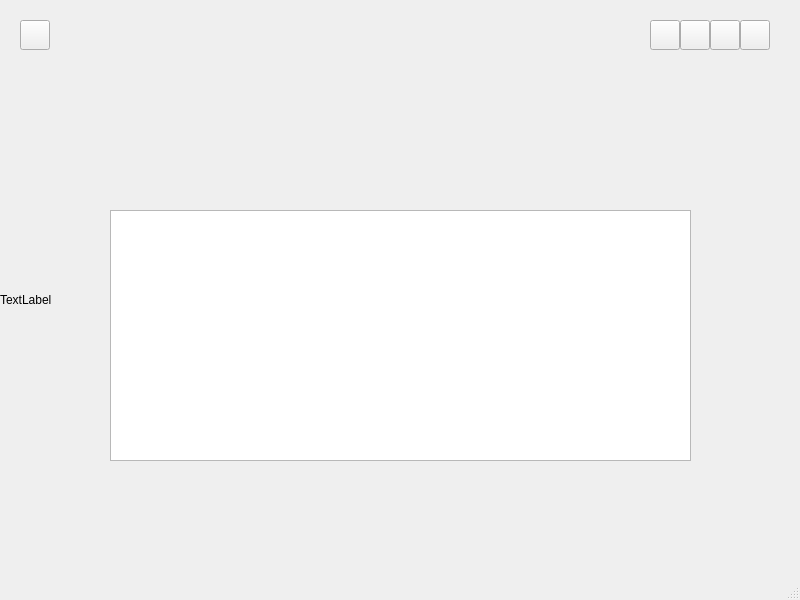
<?xml version="1.0" encoding="UTF-8"?>
<ui version="4.0">
 <class>MainWindow</class>
 <widget class="QMainWindow" name="MainWindow">
  <property name="geometry">
   <rect>
    <x>0</x>
    <y>0</y>
    <width>800</width>
    <height>600</height>
   </rect>
  </property>
  <property name="windowTitle">
   <string>MainWindow</string>
  </property>
  <widget class="QWidget" name="centralwidget">
   <widget class="QPushButton" name="course">
    <property name="geometry">
     <rect>
      <x>650</x>
      <y>20</y>
      <width>30</width>
      <height>30</height>
     </rect>
    </property>
    <property name="text">
     <string/>
    </property>
   </widget>
   <widget class="QStackedWidget" name="stackedWidget">
    <property name="geometry">
     <rect>
      <x>-20</x>
      <y>50</y>
      <width>801</width>
      <height>531</height>
     </rect>
    </property>
    <property name="font">
     <font>
      <family>Times New Roman</family>
      <weight>75</weight>
      <bold>true</bold>
     </font>
    </property>
    <property name="frameShape">
     <enum>QFrame::NoFrame</enum>
    </property>
    <property name="currentIndex">
     <number>5</number>
    </property>
    <widget class="QWidget" name="page_1">
     <widget class="QPushButton" name="pushButton">
      <property name="geometry">
       <rect>
        <x>170</x>
        <y>215</y>
        <width>160</width>
        <height>160</height>
       </rect>
      </property>
      <property name="text">
       <string/>
      </property>
     </widget>
     <widget class="QPushButton" name="pushButton_2">
      <property name="geometry">
       <rect>
        <x>470</x>
        <y>215</y>
        <width>160</width>
        <height>160</height>
       </rect>
      </property>
      <property name="text">
       <string/>
      </property>
     </widget>
    </widget>
    <widget class="QWidget" name="page_2">
     <widget class="QPushButton" name="Add_Pushbutton">
      <property name="geometry">
       <rect>
        <x>670</x>
        <y>430</y>
        <width>21</width>
        <height>21</height>
       </rect>
      </property>
      <property name="font">
       <font>
        <family>Times New Roman</family>
        <weight>75</weight>
        <bold>true</bold>
       </font>
      </property>
      <property name="styleSheet">
       <string notr="true">background-color: rgb(211,211,211)</string>
      </property>
      <property name="text">
       <string>+</string>
      </property>
     </widget>
     <widget class="QLineEdit" name="code_search">
      <property name="geometry">
       <rect>
        <x>330</x>
        <y>200</y>
        <width>121</width>
        <height>21</height>
       </rect>
      </property>
      <property name="styleSheet">
       <string notr="true">background-color: rgb(244,248,239)</string>
      </property>
      <property name="alignment">
       <set>Qt::AlignCenter</set>
      </property>
     </widget>
     <widget class="QLineEdit" name="course_search">
      <property name="geometry">
       <rect>
        <x>140</x>
        <y>200</y>
        <width>191</width>
        <height>21</height>
       </rect>
      </property>
      <property name="styleSheet">
       <string notr="true">background-color: rgb(244,248,239)</string>
      </property>
      <property name="alignment">
       <set>Qt::AlignCenter</set>
      </property>
     </widget>
     <widget class="QLineEdit" name="credit_search">
      <property name="geometry">
       <rect>
        <x>450</x>
        <y>200</y>
        <width>151</width>
        <height>21</height>
       </rect>
      </property>
      <property name="styleSheet">
       <string notr="true">background-color: rgb(244,248,239)</string>
      </property>
      <property name="alignment">
       <set>Qt::AlignCenter</set>
      </property>
     </widget>
     <widget class="QLineEdit" name="major_search">
      <property name="geometry">
       <rect>
        <x>40</x>
        <y>200</y>
        <width>101</width>
        <height>21</height>
       </rect>
      </property>
      <property name="styleSheet">
       <string notr="true">background-color: rgb(244,248,239)</string>
      </property>
      <property name="alignment">
       <set>Qt::AlignCenter</set>
      </property>
     </widget>
     <widget class="QLineEdit" name="prof_search">
      <property name="geometry">
       <rect>
        <x>600</x>
        <y>200</y>
        <width>161</width>
        <height>21</height>
       </rect>
      </property>
      <property name="styleSheet">
       <string notr="true">background-color: rgb(244,248,239)</string>
      </property>
      <property name="alignment">
       <set>Qt::AlignCenter</set>
      </property>
     </widget>
     <widget class="QLineEdit" name="search">
      <property name="geometry">
       <rect>
        <x>280</x>
        <y>79</y>
        <width>211</width>
        <height>31</height>
       </rect>
      </property>
      <property name="alignment">
       <set>Qt::AlignCenter</set>
      </property>
     </widget>
     <widget class="QTableView" name="tableView">
      <property name="geometry">
       <rect>
        <x>120</x>
        <y>280</y>
        <width>541</width>
        <height>171</height>
       </rect>
      </property>
      <property name="styleSheet">
       <string notr="true">background-color: rgb(244,248,239)</string>
      </property>
     </widget>
     <widget class="QLabel" name="label">
      <property name="geometry">
       <rect>
        <x>0</x>
        <y>460</y>
        <width>121</width>
        <height>41</height>
       </rect>
      </property>
      <property name="text">
       <string>TextLabel</string>
      </property>
     </widget>
     <widget class="QPushButton" name="search_pushbutton">
      <property name="geometry">
       <rect>
        <x>490</x>
        <y>79</y>
        <width>80</width>
        <height>31</height>
       </rect>
      </property>
      <property name="styleSheet">
       <string notr="true">background-color: rgb(211,211,211)</string>
      </property>
      <property name="text">
       <string>CLICK</string>
      </property>
     </widget>
     <widget class="QLabel" name="c2_label_7">
      <property name="geometry">
       <rect>
        <x>39</x>
        <y>180</y>
        <width>431</width>
        <height>21</height>
       </rect>
      </property>
      <property name="font">
       <font>
        <family>Times New Roman</family>
        <pointsize>10</pointsize>
        <weight>75</weight>
        <bold>true</bold>
       </font>
      </property>
      <property name="styleSheet">
       <string notr="true">background-color: rgb(207,225,185)</string>
      </property>
      <property name="text">
       <string>           Major         |                    Course name                 |               Code            |</string>
      </property>
     </widget>
     <widget class="QLabel" name="c2_label_8">
      <property name="geometry">
       <rect>
        <x>470</x>
        <y>180</y>
        <width>291</width>
        <height>21</height>
       </rect>
      </property>
      <property name="font">
       <font>
        <family>Times New Roman</family>
        <pointsize>10</pointsize>
        <weight>75</weight>
        <bold>true</bold>
       </font>
      </property>
      <property name="styleSheet">
       <string notr="true">background-color: rgb(207,225,185)</string>
      </property>
      <property name="text">
       <string>                 Credit                |                  Professor                 </string>
      </property>
      <property name="alignment">
       <set>Qt::AlignCenter</set>
      </property>
     </widget>
     <widget class="QLabel" name="c2_label_9">
      <property name="geometry">
       <rect>
        <x>280</x>
        <y>50</y>
        <width>290</width>
        <height>31</height>
       </rect>
      </property>
      <property name="font">
       <font>
        <family>Times New Roman</family>
        <pointsize>10</pointsize>
        <weight>75</weight>
        <bold>true</bold>
       </font>
      </property>
      <property name="styleSheet">
       <string notr="true">background-color: rgb(207,225,185)</string>
      </property>
      <property name="text">
       <string>Find the course with 'Code' or 'Course_name'.</string>
      </property>
      <property name="alignment">
       <set>Qt::AlignCenter</set>
      </property>
     </widget>
     <widget class="QLabel" name="c2_label_13">
      <property name="geometry">
       <rect>
        <x>40</x>
        <y>160</y>
        <width>721</width>
        <height>21</height>
       </rect>
      </property>
      <property name="font">
       <font>
        <family>Times New Roman</family>
        <pointsize>11</pointsize>
        <weight>75</weight>
        <bold>true</bold>
       </font>
      </property>
      <property name="styleSheet">
       <string notr="true">background-color: rgb(207,225,185)</string>
      </property>
      <property name="text">
       <string>Result</string>
      </property>
      <property name="alignment">
       <set>Qt::AlignCenter</set>
      </property>
     </widget>
     <widget class="QPushButton" name="detail_Pushbutton">
      <property name="geometry">
       <rect>
        <x>670</x>
        <y>400</y>
        <width>21</width>
        <height>21</height>
       </rect>
      </property>
      <property name="font">
       <font>
        <family>Times New Roman</family>
        <weight>75</weight>
        <bold>true</bold>
       </font>
      </property>
      <property name="styleSheet">
       <string notr="true">background-color: rgb(211,211,211)</string>
      </property>
      <property name="text">
       <string/>
      </property>
     </widget>
     <zorder>Add_Pushbutton</zorder>
     <zorder>code_search</zorder>
     <zorder>course_search</zorder>
     <zorder>credit_search</zorder>
     <zorder>major_search</zorder>
     <zorder>prof_search</zorder>
     <zorder>tableView</zorder>
     <zorder>label</zorder>
     <zorder>c2_label_7</zorder>
     <zorder>c2_label_8</zorder>
     <zorder>c2_label_9</zorder>
     <zorder>search_pushbutton</zorder>
     <zorder>search</zorder>
     <zorder>c2_label_13</zorder>
     <zorder>detail_Pushbutton</zorder>
    </widget>
    <widget class="QWidget" name="page_3">
     <widget class="QPushButton" name="Save_button">
      <property name="geometry">
       <rect>
        <x>220</x>
        <y>457</y>
        <width>331</width>
        <height>41</height>
       </rect>
      </property>
      <property name="font">
       <font>
        <family>Times New Roman</family>
        <pointsize>12</pointsize>
        <weight>75</weight>
        <bold>true</bold>
       </font>
      </property>
      <property name="styleSheet">
       <string notr="true">background-color: rgb(211,211,211)</string>
      </property>
      <property name="text">
       <string>SAVE</string>
      </property>
     </widget>
     <widget class="QLineEdit" name="lineEdit_4">
      <property name="geometry">
       <rect>
        <x>250</x>
        <y>200</y>
        <width>141</width>
        <height>25</height>
       </rect>
      </property>
      <property name="alignment">
       <set>Qt::AlignCenter</set>
      </property>
     </widget>
     <widget class="QLineEdit" name="lineEdit_5">
      <property name="geometry">
       <rect>
        <x>390</x>
        <y>200</y>
        <width>151</width>
        <height>25</height>
       </rect>
      </property>
      <property name="alignment">
       <set>Qt::AlignCenter</set>
      </property>
     </widget>
     <widget class="QLabel" name="c2_label_38">
      <property name="geometry">
       <rect>
        <x>80</x>
        <y>267</y>
        <width>311</width>
        <height>20</height>
       </rect>
      </property>
      <property name="font">
       <font>
        <family>Times New Roman</family>
        <pointsize>10</pointsize>
        <weight>75</weight>
        <bold>true</bold>
       </font>
      </property>
      <property name="styleSheet">
       <string notr="true">background-color: rgb(207,225,185)</string>
      </property>
      <property name="text">
       <string>                              Course Objective                                   |</string>
      </property>
      <property name="alignment">
       <set>Qt::AlignCenter</set>
      </property>
     </widget>
     <widget class="QLineEdit" name="lineEdit_3">
      <property name="geometry">
       <rect>
        <x>541</x>
        <y>146</y>
        <width>141</width>
        <height>25</height>
       </rect>
      </property>
      <property name="alignment">
       <set>Qt::AlignCenter</set>
      </property>
     </widget>
     <widget class="QLineEdit" name="lineEdit_7">
      <property name="geometry">
       <rect>
        <x>390</x>
        <y>287</y>
        <width>321</width>
        <height>30</height>
       </rect>
      </property>
     </widget>
     <widget class="QLabel" name="c2_label_39">
      <property name="geometry">
       <rect>
        <x>80</x>
        <y>248</y>
        <width>631</width>
        <height>19</height>
       </rect>
      </property>
      <property name="font">
       <font>
        <family>Times New Roman</family>
        <pointsize>10</pointsize>
        <weight>75</weight>
        <bold>true</bold>
       </font>
      </property>
      <property name="layoutDirection">
       <enum>Qt::LeftToRight</enum>
      </property>
      <property name="styleSheet">
       <string notr="true">background-color: rgb(207,225,185);
border-radius: 25px;
</string>
      </property>
      <property name="frameShape">
       <enum>QFrame::Box</enum>
      </property>
      <property name="lineWidth">
       <number>6</number>
      </property>
      <property name="text">
       <string>Course Details</string>
      </property>
      <property name="alignment">
       <set>Qt::AlignCenter</set>
      </property>
     </widget>
     <widget class="QLineEdit" name="lineEdit_6">
      <property name="geometry">
       <rect>
        <x>79</x>
        <y>287</y>
        <width>311</width>
        <height>30</height>
       </rect>
      </property>
     </widget>
     <widget class="QLabel" name="c2_label_40">
      <property name="geometry">
       <rect>
        <x>250</x>
        <y>126</y>
        <width>431</width>
        <height>20</height>
       </rect>
      </property>
      <property name="font">
       <font>
        <family>Times New Roman</family>
        <pointsize>10</pointsize>
        <weight>75</weight>
        <bold>true</bold>
       </font>
      </property>
      <property name="styleSheet">
       <string notr="true">background-color: rgb(207,225,185)</string>
      </property>
      <property name="text">
       <string>           Course name         |                    Code                 |                   Major          </string>
      </property>
     </widget>
     <widget class="QLabel" name="course3_title_7">
      <property name="geometry">
       <rect>
        <x>155</x>
        <y>87</y>
        <width>471</width>
        <height>31</height>
       </rect>
      </property>
      <property name="font">
       <font>
        <family>Times New Roman</family>
        <pointsize>11</pointsize>
        <weight>75</weight>
        <bold>true</bold>
       </font>
      </property>
      <property name="styleSheet">
       <string notr="true">background-color: rgb(211,211,211)</string>
      </property>
      <property name="text">
       <string>Add New Course</string>
      </property>
      <property name="alignment">
       <set>Qt::AlignCenter</set>
      </property>
     </widget>
     <widget class="QLabel" name="c2_label_41">
      <property name="geometry">
       <rect>
        <x>251</x>
        <y>181</y>
        <width>291</width>
        <height>19</height>
       </rect>
      </property>
      <property name="font">
       <font>
        <family>Times New Roman</family>
        <pointsize>10</pointsize>
        <weight>75</weight>
        <bold>true</bold>
       </font>
      </property>
      <property name="styleSheet">
       <string notr="true">background-color: rgb(207,225,185)</string>
      </property>
      <property name="text">
       <string>           Prof.                       |                  Credit                 </string>
      </property>
      <property name="alignment">
       <set>Qt::AlignCenter</set>
      </property>
     </widget>
     <widget class="QLabel" name="book">
      <property name="geometry">
       <rect>
        <x>89</x>
        <y>120</y>
        <width>120</width>
        <height>120</height>
       </rect>
      </property>
      <property name="text">
       <string/>
      </property>
     </widget>
     <widget class="QLabel" name="c2_label_42">
      <property name="geometry">
       <rect>
        <x>390</x>
        <y>267</y>
        <width>321</width>
        <height>20</height>
       </rect>
      </property>
      <property name="font">
       <font>
        <family>Times New Roman</family>
        <pointsize>10</pointsize>
        <weight>75</weight>
        <bold>true</bold>
       </font>
      </property>
      <property name="styleSheet">
       <string notr="true">background-color: rgb(207,225,185)</string>
      </property>
      <property name="text">
       <string>Course Management</string>
      </property>
      <property name="alignment">
       <set>Qt::AlignCenter</set>
      </property>
     </widget>
     <widget class="QLineEdit" name="lineEdit">
      <property name="geometry">
       <rect>
        <x>250</x>
        <y>146</y>
        <width>141</width>
        <height>25</height>
       </rect>
      </property>
      <property name="alignment">
       <set>Qt::AlignCenter</set>
      </property>
     </widget>
     <widget class="QLineEdit" name="lineEdit_2">
      <property name="geometry">
       <rect>
        <x>391</x>
        <y>146</y>
        <width>151</width>
        <height>25</height>
       </rect>
      </property>
      <property name="alignment">
       <set>Qt::AlignCenter</set>
      </property>
     </widget>
    </widget>
    <widget class="QWidget" name="page_4">
     <widget class="QLabel" name="c2_label_10">
      <property name="geometry">
       <rect>
        <x>117</x>
        <y>180</y>
        <width>381</width>
        <height>21</height>
       </rect>
      </property>
      <property name="font">
       <font>
        <family>Times New Roman</family>
        <pointsize>10</pointsize>
        <weight>75</weight>
        <bold>true</bold>
       </font>
      </property>
      <property name="styleSheet">
       <string notr="true">background-color: rgb(207,225,185)</string>
      </property>
      <property name="text">
       <string>           Major         |             Student Name           |         Studnet  ID           </string>
      </property>
     </widget>
     <widget class="QPushButton" name="Add_Pushbutton_2">
      <property name="geometry">
       <rect>
        <x>720</x>
        <y>430</y>
        <width>21</width>
        <height>21</height>
       </rect>
      </property>
      <property name="font">
       <font>
        <family>Times New Roman</family>
        <weight>75</weight>
        <bold>true</bold>
       </font>
      </property>
      <property name="styleSheet">
       <string notr="true">background-color: rgb(211,211,211)</string>
      </property>
      <property name="text">
       <string>+</string>
      </property>
     </widget>
     <widget class="QLineEdit" name="student_id">
      <property name="geometry">
       <rect>
        <x>377</x>
        <y>200</y>
        <width>121</width>
        <height>21</height>
       </rect>
      </property>
      <property name="styleSheet">
       <string notr="true">background-color: rgb(244,248,239)</string>
      </property>
      <property name="alignment">
       <set>Qt::AlignCenter</set>
      </property>
     </widget>
     <widget class="QLineEdit" name="search_2">
      <property name="geometry">
       <rect>
        <x>280</x>
        <y>80</y>
        <width>211</width>
        <height>31</height>
       </rect>
      </property>
      <property name="alignment">
       <set>Qt::AlignCenter</set>
      </property>
     </widget>
     <widget class="QPushButton" name="search_pushbutton_2">
      <property name="geometry">
       <rect>
        <x>490</x>
        <y>80</y>
        <width>80</width>
        <height>31</height>
       </rect>
      </property>
      <property name="styleSheet">
       <string notr="true">background-color: rgb(211,211,211)</string>
      </property>
      <property name="text">
       <string>CLICK</string>
      </property>
     </widget>
     <widget class="QLabel" name="label_9">
      <property name="geometry">
       <rect>
        <x>10</x>
        <y>460</y>
        <width>121</width>
        <height>41</height>
       </rect>
      </property>
      <property name="text">
       <string>TextLabel</string>
      </property>
     </widget>
     <widget class="QLineEdit" name="student_major">
      <property name="geometry">
       <rect>
        <x>118</x>
        <y>200</y>
        <width>101</width>
        <height>21</height>
       </rect>
      </property>
      <property name="styleSheet">
       <string notr="true">background-color: rgb(244,248,239)</string>
      </property>
      <property name="alignment">
       <set>Qt::AlignCenter</set>
      </property>
     </widget>
     <widget class="QLabel" name="c2_label_12">
      <property name="geometry">
       <rect>
        <x>280</x>
        <y>51</y>
        <width>290</width>
        <height>31</height>
       </rect>
      </property>
      <property name="font">
       <font>
        <family>Times New Roman</family>
        <pointsize>10</pointsize>
        <weight>75</weight>
        <bold>true</bold>
       </font>
      </property>
      <property name="styleSheet">
       <string notr="true">background-color: rgb(207,225,185)</string>
      </property>
      <property name="text">
       <string>Find the STUDENTS with 'Name' or 'Student ID'.</string>
      </property>
      <property name="alignment">
       <set>Qt::AlignCenter</set>
      </property>
     </widget>
     <widget class="QLineEdit" name="student_name">
      <property name="geometry">
       <rect>
        <x>218</x>
        <y>200</y>
        <width>161</width>
        <height>21</height>
       </rect>
      </property>
      <property name="styleSheet">
       <string notr="true">background-color: rgb(244,248,239)</string>
      </property>
      <property name="alignment">
       <set>Qt::AlignCenter</set>
      </property>
     </widget>
     <widget class="QTableView" name="tableView_2">
      <property name="geometry">
       <rect>
        <x>90</x>
        <y>281</y>
        <width>621</width>
        <height>171</height>
       </rect>
      </property>
      <property name="styleSheet">
       <string notr="true">background-color: rgb(244,248,239)</string>
      </property>
     </widget>
     <widget class="QLabel" name="c2_label_14">
      <property name="geometry">
       <rect>
        <x>118</x>
        <y>160</y>
        <width>571</width>
        <height>21</height>
       </rect>
      </property>
      <property name="font">
       <font>
        <family>Times New Roman</family>
        <pointsize>11</pointsize>
        <weight>75</weight>
        <bold>true</bold>
       </font>
      </property>
      <property name="styleSheet">
       <string notr="true">background-color: rgb(207,225,185)</string>
      </property>
      <property name="text">
       <string>Result</string>
      </property>
      <property name="alignment">
       <set>Qt::AlignCenter</set>
      </property>
     </widget>
     <widget class="QLineEdit" name="student_age">
      <property name="geometry">
       <rect>
        <x>497</x>
        <y>200</y>
        <width>61</width>
        <height>21</height>
       </rect>
      </property>
      <property name="styleSheet">
       <string notr="true">background-color: rgb(244,248,239)</string>
      </property>
      <property name="alignment">
       <set>Qt::AlignCenter</set>
      </property>
     </widget>
     <widget class="QLineEdit" name="student_id_2">
      <property name="geometry">
       <rect>
        <x>801</x>
        <y>200</y>
        <width>121</width>
        <height>21</height>
       </rect>
      </property>
      <property name="styleSheet">
       <string notr="true">background-color: rgb(244,248,239)</string>
      </property>
      <property name="alignment">
       <set>Qt::AlignCenter</set>
      </property>
     </widget>
     <widget class="QLineEdit" name="student_gender">
      <property name="geometry">
       <rect>
        <x>557</x>
        <y>200</y>
        <width>71</width>
        <height>21</height>
       </rect>
      </property>
      <property name="styleSheet">
       <string notr="true">background-color: rgb(244,248,239)</string>
      </property>
      <property name="alignment">
       <set>Qt::AlignCenter</set>
      </property>
     </widget>
     <widget class="QLabel" name="c2_label_11">
      <property name="geometry">
       <rect>
        <x>497</x>
        <y>180</y>
        <width>191</width>
        <height>21</height>
       </rect>
      </property>
      <property name="font">
       <font>
        <family>Times New Roman</family>
        <pointsize>10</pointsize>
        <weight>75</weight>
        <bold>true</bold>
       </font>
      </property>
      <property name="styleSheet">
       <string notr="true">background-color: rgb(207,225,185)</string>
      </property>
      <property name="text">
       <string>|      Age     |     Gender   |     GPA        </string>
      </property>
     </widget>
     <widget class="QLineEdit" name="student_gpa">
      <property name="geometry">
       <rect>
        <x>627</x>
        <y>200</y>
        <width>61</width>
        <height>21</height>
       </rect>
      </property>
      <property name="styleSheet">
       <string notr="true">background-color: rgb(244,248,239)</string>
      </property>
      <property name="alignment">
       <set>Qt::AlignCenter</set>
      </property>
     </widget>
     <widget class="QPushButton" name="detail_Pushbutton_2">
      <property name="geometry">
       <rect>
        <x>720</x>
        <y>400</y>
        <width>21</width>
        <height>21</height>
       </rect>
      </property>
      <property name="font">
       <font>
        <family>Times New Roman</family>
        <weight>75</weight>
        <bold>true</bold>
       </font>
      </property>
      <property name="styleSheet">
       <string notr="true">background-color: rgb(211,211,211)</string>
      </property>
      <property name="text">
       <string/>
      </property>
     </widget>
    </widget>
    <widget class="QWidget" name="page_5">
     <widget class="QLabel" name="course3_title_8">
      <property name="geometry">
       <rect>
        <x>183</x>
        <y>78</y>
        <width>471</width>
        <height>31</height>
       </rect>
      </property>
      <property name="font">
       <font>
        <family>Times New Roman</family>
        <pointsize>11</pointsize>
        <weight>75</weight>
        <bold>true</bold>
       </font>
      </property>
      <property name="styleSheet">
       <string notr="true">background-color: rgb(211,211,211)</string>
      </property>
      <property name="text">
       <string>Add New Student</string>
      </property>
      <property name="alignment">
       <set>Qt::AlignCenter</set>
      </property>
     </widget>
     <widget class="QLabel" name="label_22">
      <property name="geometry">
       <rect>
        <x>420</x>
        <y>310</y>
        <width>150</width>
        <height>20</height>
       </rect>
      </property>
      <property name="font">
       <font>
        <family>Times New Roman</family>
        <pointsize>11</pointsize>
        <weight>75</weight>
        <bold>true</bold>
       </font>
      </property>
      <property name="styleSheet">
       <string notr="true">background-color: rgb(207,225,185);</string>
      </property>
      <property name="text">
       <string>         Year/Semester         |</string>
      </property>
     </widget>
     <widget class="QLabel" name="c2_label_6">
      <property name="geometry">
       <rect>
        <x>280</x>
        <y>175</y>
        <width>431</width>
        <height>20</height>
       </rect>
      </property>
      <property name="font">
       <font>
        <family>Times New Roman</family>
        <pointsize>10</pointsize>
        <weight>75</weight>
        <bold>true</bold>
       </font>
      </property>
      <property name="styleSheet">
       <string notr="true">background-color: rgb(207,225,185)</string>
      </property>
      <property name="text">
       <string>                  Age                  |                 Gender               |                   GPA          </string>
      </property>
     </widget>
     <widget class="QLabel" name="label_23">
      <property name="geometry">
       <rect>
        <x>160</x>
        <y>291</y>
        <width>520</width>
        <height>19</height>
       </rect>
      </property>
      <property name="font">
       <font>
        <family>Times New Roman</family>
        <pointsize>11</pointsize>
        <weight>75</weight>
        <bold>true</bold>
       </font>
      </property>
      <property name="styleSheet">
       <string notr="true">background-color: rgb(207,225,185);</string>
      </property>
      <property name="lineWidth">
       <number>7</number>
      </property>
      <property name="text">
       <string>Completed Courses</string>
      </property>
      <property name="alignment">
       <set>Qt::AlignCenter</set>
      </property>
     </widget>
     <widget class="QLabel" name="label_24">
      <property name="geometry">
       <rect>
        <x>290</x>
        <y>310</y>
        <width>130</width>
        <height>20</height>
       </rect>
      </property>
      <property name="font">
       <font>
        <family>Times New Roman</family>
        <pointsize>11</pointsize>
        <weight>75</weight>
        <bold>true</bold>
       </font>
      </property>
      <property name="styleSheet">
       <string notr="true">background-color: rgb(207,225,185);</string>
      </property>
      <property name="text">
       <string>             Course               |</string>
      </property>
     </widget>
     <widget class="QLineEdit" name="stu_name">
      <property name="geometry">
       <rect>
        <x>419</x>
        <y>137</y>
        <width>151</width>
        <height>25</height>
       </rect>
      </property>
      <property name="alignment">
       <set>Qt::AlignCenter</set>
      </property>
     </widget>
     <widget class="QLineEdit" name="stu_year">
      <property name="geometry">
       <rect>
        <x>420</x>
        <y>331</y>
        <width>150</width>
        <height>31</height>
       </rect>
      </property>
      <property name="font">
       <font>
        <family>Times New Roman</family>
        <pointsize>11</pointsize>
        <weight>75</weight>
        <bold>true</bold>
       </font>
      </property>
     </widget>
     <widget class="QLineEdit" name="stu_major">
      <property name="geometry">
       <rect>
        <x>278</x>
        <y>137</y>
        <width>141</width>
        <height>25</height>
       </rect>
      </property>
      <property name="alignment">
       <set>Qt::AlignCenter</set>
      </property>
     </widget>
     <widget class="QLineEdit" name="stu_grade">
      <property name="geometry">
       <rect>
        <x>570</x>
        <y>331</y>
        <width>112</width>
        <height>31</height>
       </rect>
      </property>
      <property name="font">
       <font>
        <family>Times New Roman</family>
        <pointsize>11</pointsize>
        <weight>75</weight>
        <bold>true</bold>
       </font>
      </property>
     </widget>
     <widget class="QLineEdit" name="stu_gpa">
      <property name="geometry">
       <rect>
        <x>571</x>
        <y>195</y>
        <width>141</width>
        <height>25</height>
       </rect>
      </property>
      <property name="alignment">
       <set>Qt::AlignCenter</set>
      </property>
     </widget>
     <widget class="QLabel" name="label_25">
      <property name="geometry">
       <rect>
        <x>160</x>
        <y>310</y>
        <width>130</width>
        <height>20</height>
       </rect>
      </property>
      <property name="font">
       <font>
        <family>Times New Roman</family>
        <pointsize>11</pointsize>
        <weight>75</weight>
        <bold>true</bold>
       </font>
      </property>
      <property name="styleSheet">
       <string notr="true">background-color: rgb(207,225,185);</string>
      </property>
      <property name="text">
       <string>             Major               |</string>
      </property>
     </widget>
     <widget class="QLabel" name="c2_label_43">
      <property name="geometry">
       <rect>
        <x>278</x>
        <y>117</y>
        <width>431</width>
        <height>20</height>
       </rect>
      </property>
      <property name="font">
       <font>
        <family>Times New Roman</family>
        <pointsize>10</pointsize>
        <weight>75</weight>
        <bold>true</bold>
       </font>
      </property>
      <property name="styleSheet">
       <string notr="true">background-color: rgb(207,225,185)</string>
      </property>
      <property name="text">
       <string>               Major                |                    Name                 |           Student ID          </string>
      </property>
     </widget>
     <widget class="QLabel" name="book_2">
      <property name="geometry">
       <rect>
        <x>117</x>
        <y>111</y>
        <width>120</width>
        <height>120</height>
       </rect>
      </property>
      <property name="text">
       <string/>
      </property>
     </widget>
     <widget class="QLineEdit" name="stu_course">
      <property name="geometry">
       <rect>
        <x>290</x>
        <y>331</y>
        <width>130</width>
        <height>31</height>
       </rect>
      </property>
      <property name="font">
       <font>
        <family>Times New Roman</family>
        <pointsize>11</pointsize>
        <weight>75</weight>
        <bold>true</bold>
       </font>
      </property>
     </widget>
     <widget class="QLabel" name="label_27">
      <property name="geometry">
       <rect>
        <x>570</x>
        <y>310</y>
        <width>110</width>
        <height>20</height>
       </rect>
      </property>
      <property name="font">
       <font>
        <family>Times New Roman</family>
        <pointsize>11</pointsize>
        <weight>75</weight>
        <bold>true</bold>
       </font>
      </property>
      <property name="styleSheet">
       <string notr="true">background-color: rgb(207,225,185);</string>
      </property>
      <property name="text">
       <string>        Grade           |</string>
      </property>
     </widget>
     <widget class="QLineEdit" name="stu_major_2">
      <property name="geometry">
       <rect>
        <x>160</x>
        <y>331</y>
        <width>130</width>
        <height>31</height>
       </rect>
      </property>
      <property name="font">
       <font>
        <family>Times New Roman</family>
        <pointsize>11</pointsize>
        <weight>75</weight>
        <bold>true</bold>
       </font>
      </property>
     </widget>
     <widget class="QLineEdit" name="stu_id">
      <property name="geometry">
       <rect>
        <x>569</x>
        <y>137</y>
        <width>141</width>
        <height>25</height>
       </rect>
      </property>
      <property name="alignment">
       <set>Qt::AlignCenter</set>
      </property>
     </widget>
     <widget class="QPushButton" name="Save_button_2">
      <property name="geometry">
       <rect>
        <x>248</x>
        <y>448</y>
        <width>331</width>
        <height>41</height>
       </rect>
      </property>
      <property name="font">
       <font>
        <family>Times New Roman</family>
        <pointsize>12</pointsize>
        <weight>75</weight>
        <bold>true</bold>
       </font>
      </property>
      <property name="styleSheet">
       <string notr="true">background-color: rgb(211,211,211)</string>
      </property>
      <property name="text">
       <string>SAVE</string>
      </property>
     </widget>
     <widget class="QLineEdit" name="stu_gender">
      <property name="geometry">
       <rect>
        <x>421</x>
        <y>195</y>
        <width>151</width>
        <height>25</height>
       </rect>
      </property>
      <property name="alignment">
       <set>Qt::AlignCenter</set>
      </property>
     </widget>
     <widget class="QLineEdit" name="stu_age">
      <property name="geometry">
       <rect>
        <x>280</x>
        <y>195</y>
        <width>141</width>
        <height>25</height>
       </rect>
      </property>
      <property name="alignment">
       <set>Qt::AlignCenter</set>
      </property>
     </widget>
     <widget class="QLineEdit" name="stu_major_3">
      <property name="geometry">
       <rect>
        <x>160</x>
        <y>360</y>
        <width>130</width>
        <height>31</height>
       </rect>
      </property>
      <property name="font">
       <font>
        <family>Times New Roman</family>
        <pointsize>11</pointsize>
        <weight>75</weight>
        <bold>true</bold>
       </font>
      </property>
     </widget>
     <widget class="QLineEdit" name="stu_course_2">
      <property name="geometry">
       <rect>
        <x>290</x>
        <y>360</y>
        <width>130</width>
        <height>31</height>
       </rect>
      </property>
      <property name="font">
       <font>
        <family>Times New Roman</family>
        <pointsize>11</pointsize>
        <weight>75</weight>
        <bold>true</bold>
       </font>
      </property>
     </widget>
     <widget class="QLineEdit" name="stu_year_2">
      <property name="geometry">
       <rect>
        <x>420</x>
        <y>360</y>
        <width>150</width>
        <height>31</height>
       </rect>
      </property>
      <property name="font">
       <font>
        <family>Times New Roman</family>
        <pointsize>11</pointsize>
        <weight>75</weight>
        <bold>true</bold>
       </font>
      </property>
     </widget>
     <widget class="QLineEdit" name="stu_grade_2">
      <property name="geometry">
       <rect>
        <x>570</x>
        <y>360</y>
        <width>112</width>
        <height>31</height>
       </rect>
      </property>
      <property name="font">
       <font>
        <family>Times New Roman</family>
        <pointsize>11</pointsize>
        <weight>75</weight>
        <bold>true</bold>
       </font>
      </property>
     </widget>
     <widget class="QLineEdit" name="stu_grade_3">
      <property name="geometry">
       <rect>
        <x>570</x>
        <y>390</y>
        <width>112</width>
        <height>31</height>
       </rect>
      </property>
      <property name="font">
       <font>
        <family>Times New Roman</family>
        <pointsize>11</pointsize>
        <weight>75</weight>
        <bold>true</bold>
       </font>
      </property>
     </widget>
     <widget class="QLineEdit" name="stu_major_4">
      <property name="geometry">
       <rect>
        <x>160</x>
        <y>390</y>
        <width>130</width>
        <height>31</height>
       </rect>
      </property>
      <property name="font">
       <font>
        <family>Times New Roman</family>
        <pointsize>11</pointsize>
        <weight>75</weight>
        <bold>true</bold>
       </font>
      </property>
     </widget>
     <widget class="QLineEdit" name="stu_year_3">
      <property name="geometry">
       <rect>
        <x>420</x>
        <y>390</y>
        <width>150</width>
        <height>31</height>
       </rect>
      </property>
      <property name="font">
       <font>
        <family>Times New Roman</family>
        <pointsize>11</pointsize>
        <weight>75</weight>
        <bold>true</bold>
       </font>
      </property>
     </widget>
     <widget class="QLineEdit" name="stu_course_3">
      <property name="geometry">
       <rect>
        <x>290</x>
        <y>390</y>
        <width>130</width>
        <height>31</height>
       </rect>
      </property>
      <property name="font">
       <font>
        <family>Times New Roman</family>
        <pointsize>11</pointsize>
        <weight>75</weight>
        <bold>true</bold>
       </font>
      </property>
     </widget>
    </widget>
    <widget class="QWidget" name="page_6">
     <widget class="QTableView" name="details_1">
      <property name="geometry">
       <rect>
        <x>130</x>
        <y>160</y>
        <width>581</width>
        <height>251</height>
       </rect>
      </property>
      <property name="layoutDirection">
       <enum>Qt::LeftToRight</enum>
      </property>
      <property name="textElideMode">
       <enum>Qt::ElideMiddle</enum>
      </property>
     </widget>
    </widget>
   </widget>
   <widget class="QLabel" name="backlabel">
    <property name="geometry">
     <rect>
      <x>0</x>
      <y>0</y>
      <width>800</width>
      <height>600</height>
     </rect>
    </property>
    <property name="text">
     <string>TextLabel</string>
    </property>
   </widget>
   <widget class="QPushButton" name="course_plus">
    <property name="geometry">
     <rect>
      <x>680</x>
      <y>20</y>
      <width>30</width>
      <height>30</height>
     </rect>
    </property>
    <property name="text">
     <string/>
    </property>
   </widget>
   <widget class="QPushButton" name="stu">
    <property name="geometry">
     <rect>
      <x>710</x>
      <y>20</y>
      <width>30</width>
      <height>30</height>
     </rect>
    </property>
    <property name="text">
     <string/>
    </property>
   </widget>
   <widget class="QPushButton" name="student_plus">
    <property name="geometry">
     <rect>
      <x>740</x>
      <y>20</y>
      <width>30</width>
      <height>30</height>
     </rect>
    </property>
    <property name="text">
     <string/>
    </property>
   </widget>
   <widget class="QPushButton" name="home">
    <property name="geometry">
     <rect>
      <x>20</x>
      <y>20</y>
      <width>30</width>
      <height>30</height>
     </rect>
    </property>
    <property name="text">
     <string/>
    </property>
   </widget>
   <zorder>backlabel</zorder>
   <zorder>course</zorder>
   <zorder>stackedWidget</zorder>
   <zorder>course_plus</zorder>
   <zorder>stu</zorder>
   <zorder>student_plus</zorder>
   <zorder>home</zorder>
  </widget>
  <widget class="QMenuBar" name="menubar">
   <property name="geometry">
    <rect>
     <x>0</x>
     <y>0</y>
     <width>800</width>
     <height>25</height>
    </rect>
   </property>
  </widget>
  <widget class="QStatusBar" name="statusbar"/>
 </widget>
 <resources/>
 <connections/>
</ui>
